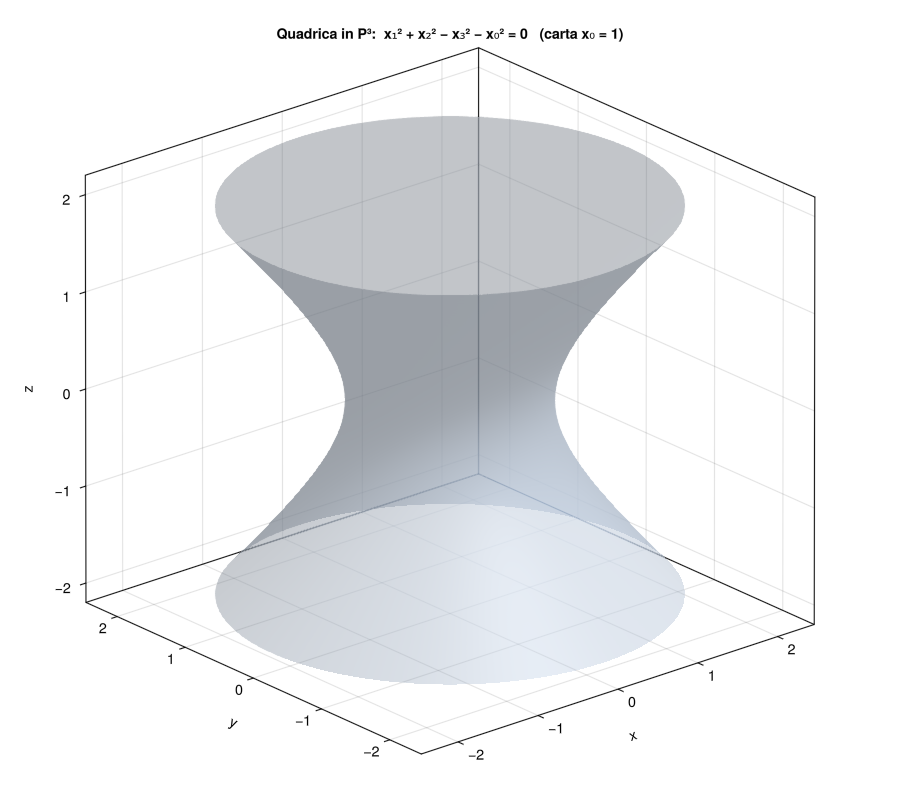

The script that saved this image:
# Quadrica proiettiva in P^3:  x1^2 + x2^2 - x3^2 - x0^2 = 0
# Nella carta affine x0 = 1 (x = x1/x0, ecc.) diventa  x^2 + y^2 - z^2 = 1,
# l'iperboloide a una falda (rigato). I punti all'infinito (x0 = 0) sono la

using GLMakie

# --- superficie (parametrizzata da angolo θ e quota z) -----------------------
θs = range(0, 2π; length = 120)
zs = range(-2, 2; length = 80)

X = [sqrt(1 + z^2) * cos(θ) for θ in θs, z in zs]
Y = [sqrt(1 + z^2) * sin(θ) for θ in θs, z in zs]
Z = [z                      for θ in θs, z in zs]

fig = Figure(size = (900, 800))
ax  = Axis3(fig[1, 1];
            title  = "Quadrica in P³:  x₁² + x₂² − x₃² − x₀² = 0   (carta x₀ = 1)",
            aspect = :data)

surface!(ax, X, Y, Z; colormap = [:lightsteelblue, :lightsteelblue],
         alpha = 0.35, transparency = true)

save("quadrica.png",fig)
 
# Se lo script è lanciato da terminale (julia quadrica.jl) la finestra si
# chiuderebbe subito: aspettiamo che l'utente la chiuda.
if !isinteractive()
    wait(screen)
end
